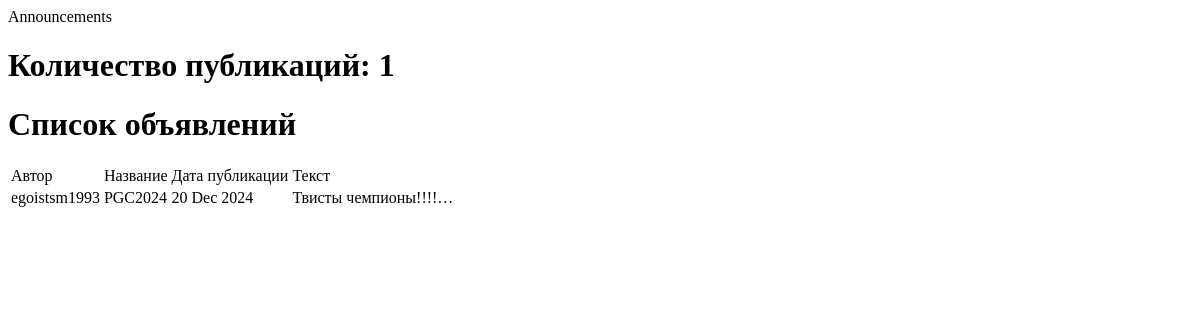
/portal/announcements/, run on an earlier commit of the app's database.
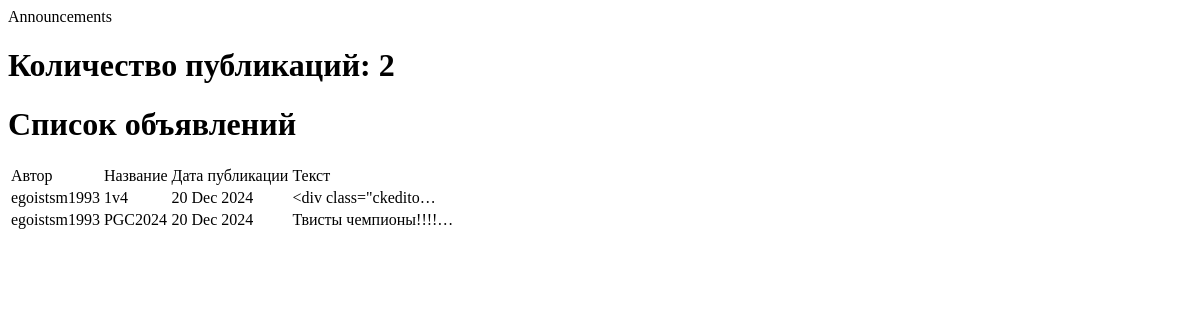
And on a later commit of the database.
### portal/models.py (models this page shows, shortened)
class Announcement(models.Model):
    author = models.ForeignKey(User, on_delete=models.CASCADE)
    text = models.TextField()
    title = models.CharField(max_length=250)
    category = models.ManyToManyField(CategoryRole, through='AnnouncementCategory')
    time_public = models.DateTimeField(auto_now_add=True)

class User(AbstractUser):
    code = models.CharField(max_length=15, blank=True, null=True)

### portal/views.py (the view)
# urls.py: path('announcements/', AnnouncementsList.as_view(), name='announcements'),
class AnnouncementsList(ListView):
    model = Announcement
    ordering = '-time_public'
    context_object_name = 'announcements'
    template_name = 'portal/announcements.html'

### templates/portal/announcements.html (shortened to what this page needs)
{% load i18n %}
{% block content %}
    <h1>{% trans "Количество публикаций" %}: {{ announcements|length }} </h1>
    <h1>{% trans "Список объявлений" %}</h1>
        {% if announcements %}
        <table>
            <tr>
                <td>{% trans "Автор" %}</td>
                <td>{% trans "Название" %}</td>
                <td>{% trans "Дата публикации" %}</td>
                <td>{% trans "Текст" %}</td>
            </tr>
            {% for announcement in announcements %}
            <tr>
                <td>{{ announcement.author }}</td>
                <td>{{ announcement.title }}</td>
                <td>{{ announcement.time_public|date:'d M Y' }}</td>
                <td>{{ announcement.text|truncatechars:20 }}</td>
            </tr>
            {% endfor %}
        </table>
        {% else %}
        <h2>{% trans "Новостей нет! =(" %} </h2>
        {% endif %}
{% endblock %}

What changed in the data, as far as the page shows it:
added Announcement: author "egoistsm1993", title "1v4", time_public "20 Dec 2024", text "<div class=\"ckedito…"
Also different on the page:
{{ announcements|length }}: "1" → "2"
